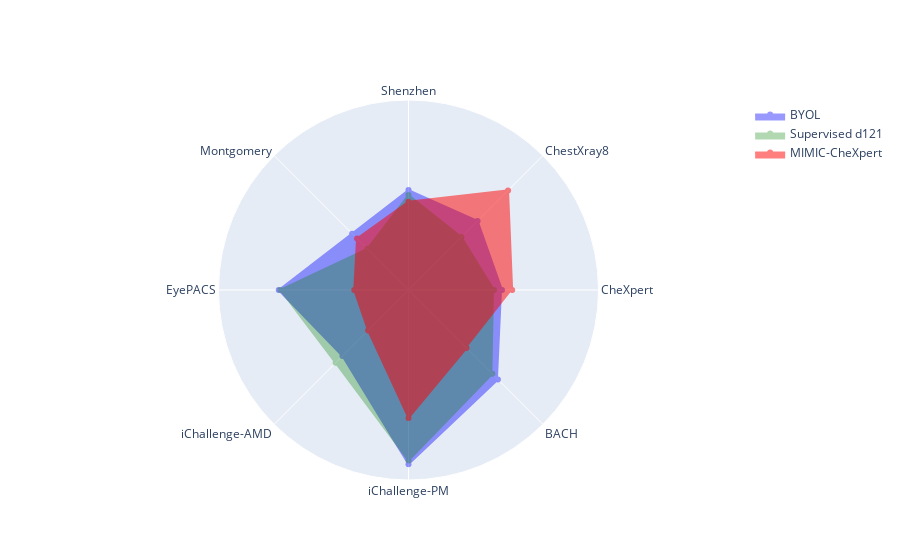

Here is the notebook cell this chart was saved with:
### Code cell
fig = go.Figure()
fig.add_trace(go.Scatterpolar(
    r = fewshot_df['byol'], 
    theta = fewshot_df['index'],
    fill='toself',
    name='BYOL',
    fillcolor='blue',
    opacity=0.4,
    marker_color='blue',
))
fig.add_trace(go.Scatterpolar(
    r = fewshot_df['supervised_d121'], 
    theta = fewshot_df['index'],
    fill='toself',
    name='Supervised d121',
    fillcolor='green',
    opacity=0.3,
    marker_color='green',
))
fig.add_trace(go.Scatterpolar(
    r = fewshot_df['mimic-chexpert'], 
    theta = fewshot_df['index'],
    fill='toself',
    name='MIMIC-CheXpert',
    fillcolor='red',
    opacity=0.5,
    marker_color='red',
))
fig.update_layout(
  polar=dict(
    radialaxis=dict(
      visible=False,
      range=[50, 100],
    ),
  ),
  showlegend=True,
)
fig.show()
fig.write_image('radar_plots/combined.png')

### Figure 1 — Plotly figure (JSON) as saved in the notebook; plotly's stock layout.template omitted (floating-point values rounded to 4 significant figures)
{"data": [{"fill": "toself", "fillcolor": "blue", "marker": {"color": "blue"}, "name": "BYOL", "opacity": 0.4, "r": [74.61, 75.7, 76.29, 70.98, 84.15, 74.58, 95.83, 83.28], "theta": ["CheXpert", "ChestXray8", "Shenzhen", "Montgomery", "EyePACS", "iChallenge-AMD", "iChallenge-PM", "BACH"], "type": "scatterpolar"}, {"fill": "toself", "fillcolor": "green", "marker": {"color": "green"}, "name": "Supervised d121", "opacity": 0.3, "r": [72.5, 69.7, 74.98, 65.31, 83.73, 77.12, 94.86, 81.21], "theta": ["CheXpert", "ChestXray8", "Shenzhen", "Montgomery", "EyePACS", "iChallenge-AMD", "iChallenge-PM", "BACH"], "type": "scatterpolar"}, {"fill": "toself", "fillcolor": "red", "marker": {"color": "red"}, "name": "MIMIC-CheXpert", "opacity": 0.5, "r": [77.28, 87.05, 73.22, 69.15, 64.28, 65.05, 83.66, 71.6], "theta": ["CheXpert", "ChestXray8", "Shenzhen", "Montgomery", "EyePACS", "iChallenge-AMD", "iChallenge-PM", "BACH"], "type": "scatterpolar"}], "layout": {"polar": {"radialaxis": {"range": [50, 100], "visible": false}}, "showlegend": true}}
